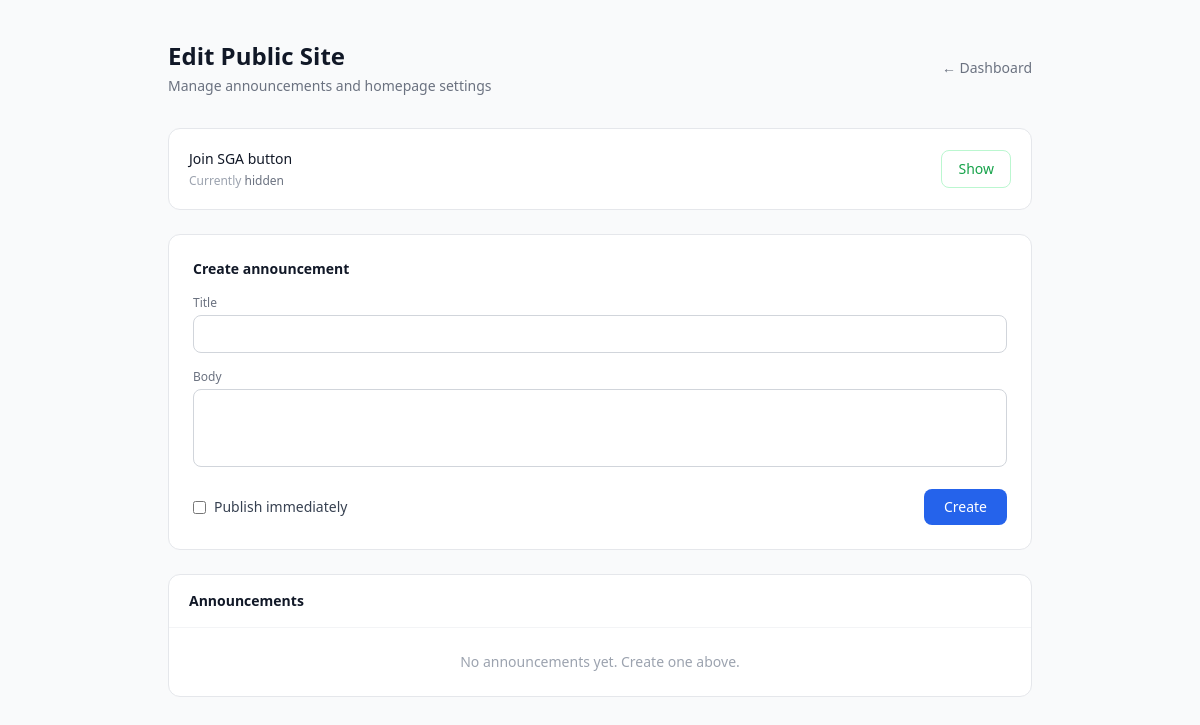
/edit-site/ (signed in), run on an earlier commit of the app's database.
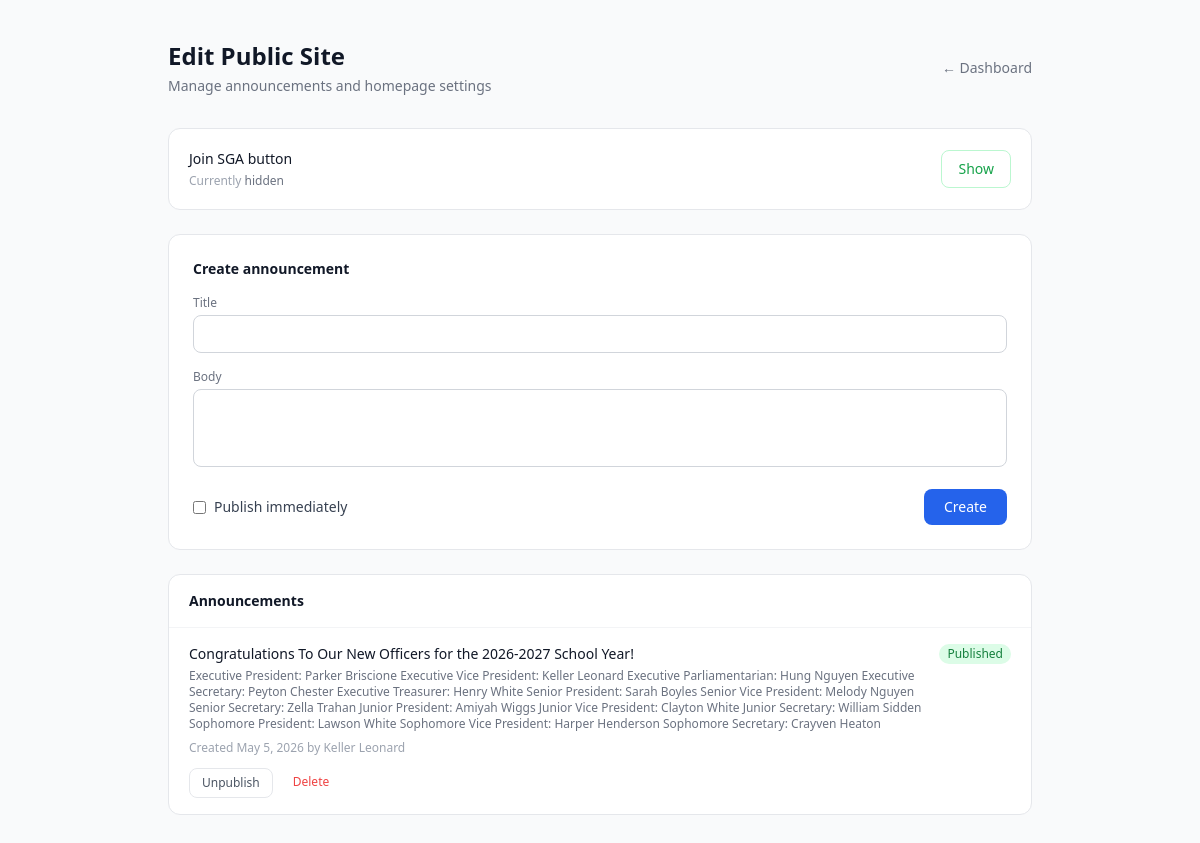
And on a later commit of the database.
### sga/models.py (models this page shows, shortened)
class Announcement(models.Model):
    title        = models.CharField(max_length=200)
    body         = models.TextField()
    is_published = models.BooleanField(default=False)
    created_by   = models.ForeignKey(Member, on_delete=models.SET_NULL, null=True, related_name='announcements')
    created_at   = models.DateTimeField(auto_now_add=True)
    updated_at   = models.DateTimeField(auto_now=True)
    class Meta:
        ordering = ['-created_at']

class Member(models.Model):
    class Grade(models.TextChoices):
        NINTH    = '9',  '9th Grade'
        TENTH    = '10', '10th Grade'
        ELEVENTH = '11', '11th Grade'
        TWELFTH  = '12', '12th Grade'
    class ShirtSize(models.TextChoices):
        XS  = 'XS',  'XS'
        S   = 'S',   'Small'
        M   = 'M',   'Medium'
        L   = 'L',   'Large'
        XL  = 'XL',  'XL'
        XXL = 'XXL', 'XXL'
    class DuesStatus(models.TextChoices):
        PAID    = 'PAID',    'Paid'
        PENDING = 'PENDING', 'Pending'
    class MemberStatus(models.TextChoices):
        ACTIVE  = 'ACTIVE',  'Active'
        PENDING = 'PENDING', 'Pending'
        ALUMNI  = 'ALUMNI',  'Alumni'
    class ElectedPosition(models.TextChoices):
        NONE      = '',          'No position'
        EXEC_PRES = 'EXEC_PRES', 'Executive President'
        EXEC_VP   = 'EXEC_VP',   'Executive Vice President'
        EXEC_PARL = 'EXEC_PARL', 'Executive Parliamentarian'
        EXEC_SEC  = 'EXEC_SEC',  'Executive Secretary'
        EXEC_TRES = 'EXEC_TRES', 'Executive Treasurer'
        SR_PRES   = 'SR_PRES',   'Senior President'
        SR_VP     = 'SR_VP',     'Senior Vice President'
        SR_SEC    = 'SR_SEC',    'Senior Secretary'
        JR_PRES   = 'JR_PRES',   'Junior President'
        JR_VP     = 'JR_VP',     'Junior Vice President'
        JR_SEC    = 'JR_SEC',    'Junior Secretary'
        SO_PRES   = 'SO_PRES',   'Sophomore President'
        SO_VP     = 'SO_VP',     'Sophomore Vice President'
        SO_SEC    = 'SO_SEC',    'Sophomore Secretary'
        FR_PRES   = 'FR_PRES',   'Freshman President'
        FR_VP     = 'FR_VP',     'Freshman Vice President'
        FR_SEC    = 'FR_SEC',    'Freshman Secretary'
    student_id                   = models.CharField(max_length=6, unique=True, validators=[student_id_validator])
    full_name                    = models.CharField(max_length=120)
    email                        = models.EmailField(blank=True)
    password_hash                = models.CharField(max_length=255, blank=True)
    grade                        = models.CharField(max_length=2, choices=Grade.choices, blank=True)
    shirt_size                   = models.CharField(max_length=3, choices=ShirtSize.choices, blank=True)
    dues_status                  = models.CharField(max_length=10, choices=DuesStatus.choices, default=DuesStatus.PENDING)
    member_status                = models.CharField(max_length=10, choices=MemberStatus.choices, default=MemberStatus.PENDING)
    permission_tier              = models.CharField(max_length=10, choices=PermissionTier.choices, default=PermissionTier.APPLICANT)
    elected_position             = models.CharField(max_length=20, choices=ElectedPosition.choices, default='', blank=True)
    attendance_warning_dismissed = models.BooleanField(default=False)
    created_at                   = models.DateTimeField(auto_now_add=True)
    updated_at                   = models.DateTimeField(auto_now=True)
    class Meta:
        ordering = ['full_name']

### sga/views.py (the view, shortened to what this page needs)
# urls.py: path('edit-site/',                    views.edit_site_view,      name='edit_site'),
@login_required
def edit_site_view(request):
    try:
        member = Member.objects.get(student_id=request.user.username)
    except Member.DoesNotExist:
        return redirect('login')
    if not is_officer(member):
        messages.error(request, 'Access denied.')
        return redirect('dashboard')
    settings = SiteSettings.get()
    announcements = Announcement.objects.all().order_by('-created_at')
    return render(request, 'sga/edit_site.html', {
        'member': member,
        'settings': settings,
        'announcements': announcements,
    })

### sga/models.py (called while the page is built)
    @classmethod
    def get(cls):
        obj, _ = cls.objects.get_or_create(pk=1)
        return obj

### sga/views.py (called while the page is built)
def is_officer(member):
    return member.permission_tier in ('OFFICER', 'SCI')

### sga/templates/sga/edit_site.html (shortened to what the changed rows need)
<!DOCTYPE html>
<html lang="en">
<head>
  <script src="https://cdn.tailwindcss.com"></script>
</head>
<body class="bg-gray-50 min-h-screen">
<div class="max-w-4xl mx-auto px-4 py-10">
  <div class="flex items-center justify-between mb-8">
    <div>
      <h1 class="text-2xl font-semibold text-gray-900">Edit Public Site</h1>
    </div>
  </div>
  <div class="bg-white border border-gray-200 rounded-xl p-6 mb-6">
    <h2 class="text-sm font-semibold text-gray-900 mb-4">Create announcement</h2>
  </div>
  <div class="bg-white border border-gray-200 rounded-xl overflow-hidden">
    <div class="px-5 py-4 border-b border-gray-100">
      <h2 class="text-sm font-semibold text-gray-900">Announcements</h2>
    </div>
    <div class="divide-y divide-gray-100">
      {% for announcement in announcements %}
      <div class="px-5 py-4">
        <div class="flex items-start justify-between mb-2">
          <div class="flex-1">
            <p class="text-sm font-medium text-gray-900">{{ announcement.title }}</p>
            <p class="text-xs text-gray-500 mt-1">{{ announcement.body }}</p>
            <p class="text-xs text-gray-400 mt-2">
              Created {{ announcement.created_at|date:"F j, Y" }} by {{ announcement.created_by.full_name }}
            </p>
          </div>
          <span class="ml-3 px-2 py-0.5 rounded-full text-xs font-medium
            {% if announcement.is_published %}bg-green-100 text-green-700{% else %}bg-gray-100 text-gray-500{% endif %}">
            {% if announcement.is_published %}Published{% else %}Draft{% endif %}
          </span>
        </div>
        <div class="flex gap-2 mt-3">
          <form method="POST" class="inline">
            <button type="submit" class="text-xs px-3 py-1.5 rounded-lg border border-gray-200 text-gray-600 hover:border-gray-300 transition">
              {% if announcement.is_published %}Unpublish{% else %}Publish{% endif %}
            </button>
          </form>
          <form method="POST" class="inline" onsubmit="return confirm('Delete this announcement?')">
            <button type="submit" class="text-xs px-3 py-1.5 rounded-lg text-red-500 hover:text-red-700 transition">
              Delete
            </button>
          </form>
        </div>
      </div>
      {% empty %}
      <div class="px-5 py-6 text-sm text-gray-400 text-center">
        No announcements yet. Create one above.
      </div>
      {% endfor %}
    </div>
  </div>
</div>
</body>
</html>

What changed in the data, as far as the page shows it:
added Announcement: title "Congratulations To Our New Officers for the 2026-2027 School Year!", body "Executive President: Parker Briscione Executive Vice President: Keller Leonard Executive Parliamentarian: Hung Nguyen Executive Secretary: Peyton Chester Executive Treasurer: Henry White Senior President: Sarah Boyles Senior Vice President: Melody Nguyen Senior Secretary: Zella Trahan Junior President: Amiyah Wiggs Junior Vice President: Clayton White Junior Secretary: William Sidden Sophomore President: Lawson White Sophomore Vice President: Harper Henderson Sophomore Secretary: Crayven Heaton", created_at "May 5, 2026", created_by.full_name "Keller Leonard", is_published "Published"
Also different on the page:
text no longer shown: "No announcements yet. Create one above."
